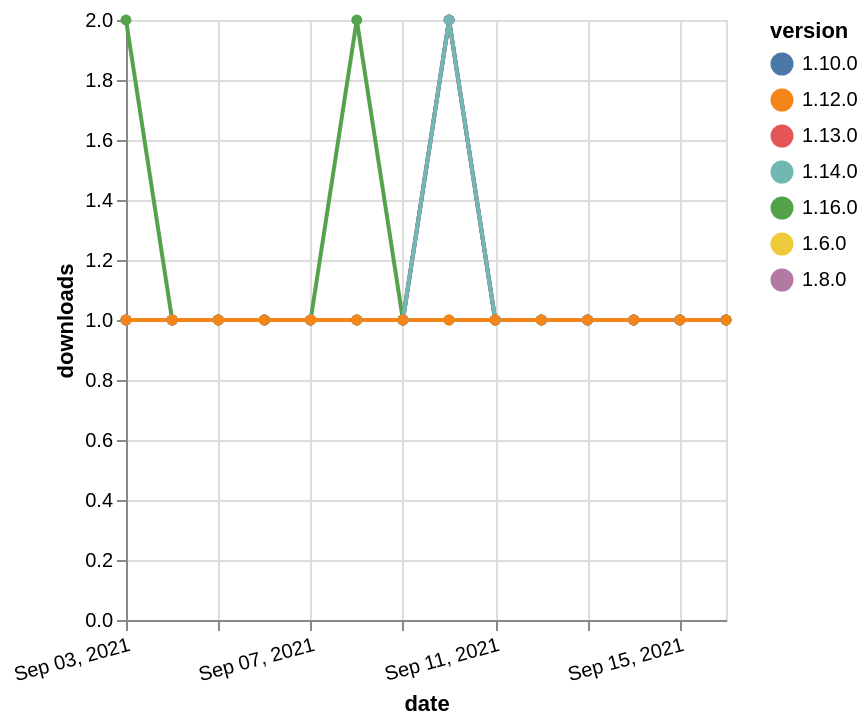

The Vega-Lite source for this figure:
### Vega-Lite specification from a JSON file in a GitHub repository (floating-point values rounded to 4 significant figures)
{"$schema": "https://vega.github.io/schema/vega-lite/v5.json", "description": "A simple bar chart with embedded data.", "data": {"values": [{"date": "2021-09-03", "total": 244, "delta": 1, "version": "1.6.0"}, {"date": "2021-09-04", "total": 245, "delta": 1, "version": "1.6.0"}, {"date": "2021-09-05", "total": 246, "delta": 1, "version": "1.6.0"}, {"date": "2021-09-06", "total": 247, "delta": 1, "version": "1.6.0"}, {"date": "2021-09-07", "total": 248, "delta": 1, "version": "1.6.0"}, {"date": "2021-09-08", "total": 249, "delta": 1, "version": "1.6.0"}, {"date": "2021-09-09", "total": 250, "delta": 1, "version": "1.6.0"}, {"date": "2021-09-10", "total": 251, "delta": 1, "version": "1.6.0"}, {"date": "2021-09-11", "total": 252, "delta": 1, "version": "1.6.0"}, {"date": "2021-09-12", "total": 253, "delta": 1, "version": "1.6.0"}, {"date": "2021-09-13", "total": 254, "delta": 1, "version": "1.6.0"}, {"date": "2021-09-14", "total": 255, "delta": 1, "version": "1.6.0"}, {"date": "2021-09-15", "total": 256, "delta": 1, "version": "1.6.0"}, {"date": "2021-09-16", "total": 257, "delta": 1, "version": "1.6.0"}, {"date": "2021-09-03", "total": 285, "delta": 1, "version": "1.8.0"}, {"date": "2021-09-04", "total": 286, "delta": 1, "version": "1.8.0"}, {"date": "2021-09-05", "total": 287, "delta": 1, "version": "1.8.0"}, {"date": "2021-09-06", "total": 288, "delta": 1, "version": "1.8.0"}, {"date": "2021-09-07", "total": 289, "delta": 1, "version": "1.8.0"}, {"date": "2021-09-08", "total": 290, "delta": 1, "version": "1.8.0"}, {"date": "2021-09-09", "total": 291, "delta": 1, "version": "1.8.0"}, {"date": "2021-09-10", "total": 293, "delta": 2, "version": "1.8.0"}, {"date": "2021-09-11", "total": 294, "delta": 1, "version": "1.8.0"}, {"date": "2021-09-12", "total": 295, "delta": 1, "version": "1.8.0"}, {"date": "2021-09-13", "total": 296, "delta": 1, "version": "1.8.0"}, {"date": "2021-09-14", "total": 297, "delta": 1, "version": "1.8.0"}, {"date": "2021-09-15", "total": 298, "delta": 1, "version": "1.8.0"}, {"date": "2021-09-16", "total": 299, "delta": 1, "version": "1.8.0"}, {"date": "2021-09-03", "total": 138, "delta": 1, "version": "1.13.0"}, {"date": "2021-09-04", "total": 139, "delta": 1, "version": "1.13.0"}, {"date": "2021-09-05", "total": 140, "delta": 1, "version": "1.13.0"}, {"date": "2021-09-06", "total": 141, "delta": 1, "version": "1.13.0"}, {"date": "2021-09-07", "total": 142, "delta": 1, "version": "1.13.0"}, {"date": "2021-09-08", "total": 143, "delta": 1, "version": "1.13.0"}, {"date": "2021-09-09", "total": 144, "delta": 1, "version": "1.13.0"}, {"date": "2021-09-10", "total": 146, "delta": 2, "version": "1.13.0"}, {"date": "2021-09-11", "total": 147, "delta": 1, "version": "1.13.0"}, {"date": "2021-09-12", "total": 148, "delta": 1, "version": "1.13.0"}, {"date": "2021-09-13", "total": 149, "delta": 1, "version": "1.13.0"}, {"date": "2021-09-14", "total": 150, "delta": 1, "version": "1.13.0"}, {"date": "2021-09-15", "total": 151, "delta": 1, "version": "1.13.0"}, {"date": "2021-09-16", "total": 152, "delta": 1, "version": "1.13.0"}, {"date": "2021-09-03", "total": 166, "delta": 1, "version": "1.10.0"}, {"date": "2021-09-04", "total": 167, "delta": 1, "version": "1.10.0"}, {"date": "2021-09-05", "total": 168, "delta": 1, "version": "1.10.0"}, {"date": "2021-09-06", "total": 169, "delta": 1, "version": "1.10.0"}, {"date": "2021-09-07", "total": 170, "delta": 1, "version": "1.10.0"}, {"date": "2021-09-08", "total": 171, "delta": 1, "version": "1.10.0"}, {"date": "2021-09-09", "total": 172, "delta": 1, "version": "1.10.0"}, {"date": "2021-09-10", "total": 174, "delta": 2, "version": "1.10.0"}, {"date": "2021-09-11", "total": 175, "delta": 1, "version": "1.10.0"}, {"date": "2021-09-12", "total": 176, "delta": 1, "version": "1.10.0"}, {"date": "2021-09-13", "total": 177, "delta": 1, "version": "1.10.0"}, {"date": "2021-09-14", "total": 178, "delta": 1, "version": "1.10.0"}, {"date": "2021-09-15", "total": 179, "delta": 1, "version": "1.10.0"}, {"date": "2021-09-16", "total": 180, "delta": 1, "version": "1.10.0"}, {"date": "2021-09-03", "total": 112, "delta": 2, "version": "1.16.0"}, {"date": "2021-09-04", "total": 113, "delta": 1, "version": "1.16.0"}, {"date": "2021-09-05", "total": 114, "delta": 1, "version": "1.16.0"}, {"date": "2021-09-06", "total": 115, "delta": 1, "version": "1.16.0"}, {"date": "2021-09-07", "total": 116, "delta": 1, "version": "1.16.0"}, {"date": "2021-09-08", "total": 118, "delta": 2, "version": "1.16.0"}, {"date": "2021-09-09", "total": 119, "delta": 1, "version": "1.16.0"}, {"date": "2021-09-10", "total": 120, "delta": 1, "version": "1.16.0"}, {"date": "2021-09-11", "total": 121, "delta": 1, "version": "1.16.0"}, {"date": "2021-09-12", "total": 122, "delta": 1, "version": "1.16.0"}, {"date": "2021-09-13", "total": 123, "delta": 1, "version": "1.16.0"}, {"date": "2021-09-14", "total": 124, "delta": 1, "version": "1.16.0"}, {"date": "2021-09-15", "total": 125, "delta": 1, "version": "1.16.0"}, {"date": "2021-09-16", "total": 126, "delta": 1, "version": "1.16.0"}, {"date": "2021-09-03", "total": 174, "delta": 1, "version": "1.14.0"}, {"date": "2021-09-04", "total": 175, "delta": 1, "version": "1.14.0"}, {"date": "2021-09-05", "total": 176, "delta": 1, "version": "1.14.0"}, {"date": "2021-09-06", "total": 177, "delta": 1, "version": "1.14.0"}, {"date": "2021-09-07", "total": 178, "delta": 1, "version": "1.14.0"}, {"date": "2021-09-08", "total": 179, "delta": 1, "version": "1.14.0"}, {"date": "2021-09-09", "total": 180, "delta": 1, "version": "1.14.0"}, {"date": "2021-09-10", "total": 182, "delta": 2, "version": "1.14.0"}, {"date": "2021-09-11", "total": 183, "delta": 1, "version": "1.14.0"}, {"date": "2021-09-12", "total": 184, "delta": 1, "version": "1.14.0"}, {"date": "2021-09-13", "total": 185, "delta": 1, "version": "1.14.0"}, {"date": "2021-09-14", "total": 186, "delta": 1, "version": "1.14.0"}, {"date": "2021-09-15", "total": 187, "delta": 1, "version": "1.14.0"}, {"date": "2021-09-16", "total": 188, "delta": 1, "version": "1.14.0"}, {"date": "2021-09-03", "total": 154, "delta": 1, "version": "1.12.0"}, {"date": "2021-09-04", "total": 155, "delta": 1, "version": "1.12.0"}, {"date": "2021-09-05", "total": 156, "delta": 1, "version": "1.12.0"}, {"date": "2021-09-06", "total": 157, "delta": 1, "version": "1.12.0"}, {"date": "2021-09-07", "total": 158, "delta": 1, "version": "1.12.0"}, {"date": "2021-09-08", "total": 159, "delta": 1, "version": "1.12.0"}, {"date": "2021-09-09", "total": 160, "delta": 1, "version": "1.12.0"}, {"date": "2021-09-10", "total": 161, "delta": 1, "version": "1.12.0"}, {"date": "2021-09-11", "total": 162, "delta": 1, "version": "1.12.0"}, {"date": "2021-09-12", "total": 163, "delta": 1, "version": "1.12.0"}, {"date": "2021-09-13", "total": 164, "delta": 1, "version": "1.12.0"}, {"date": "2021-09-14", "total": 165, "delta": 1, "version": "1.12.0"}, {"date": "2021-09-15", "total": 166, "delta": 1, "version": "1.12.0"}, {"date": "2021-09-16", "total": 167, "delta": 1, "version": "1.12.0"}]}, "width": "container", "mark": {"type": "line", "point": {"filled": true}}, "encoding": {"x": {"field": "date", "type": "temporal", "timeUnit": "yearmonthdate", "title": "date", "axis": {"labelAngle": -15}}, "y": {"field": "delta", "type": "quantitative", "title": "downloads"}, "color": {"field": "version", "type": "nominal"}, "tooltip": {"field": "delta"}}}
